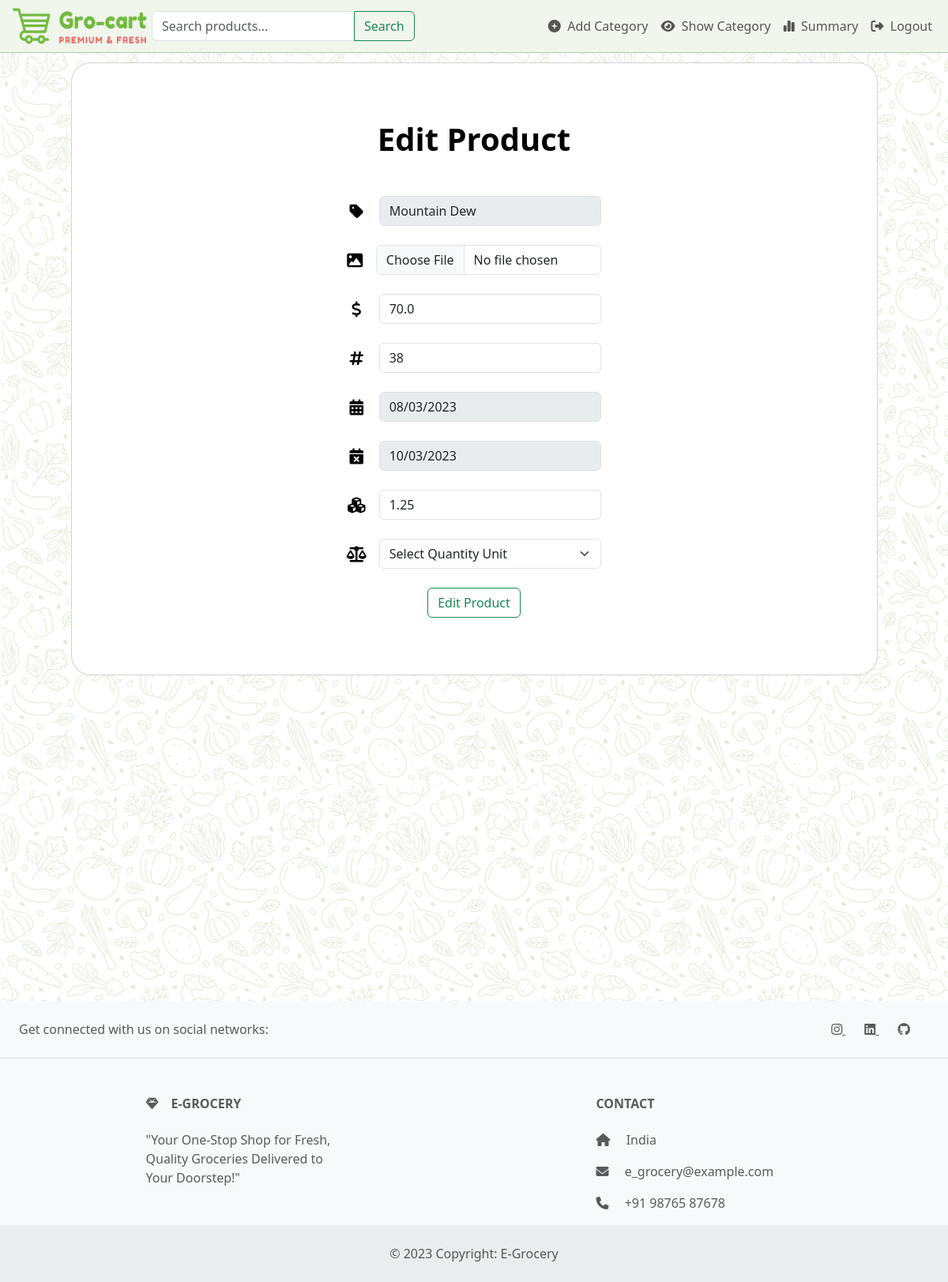
/edit-product/5 (signed in), run on the app's committed database.
### models.py (models this page shows)
class Product(db.Model):
    id = db.Column(db.Integer, primary_key=True)
    name = db.Column(db.String(50))
    price = db.Column(db.Float)
    photo = db.Column(db.String(255))
    manufacturing_date = db.Column(db.Date)
    expiry_date = db.Column(db.Date)
    quantity = db.Column(db.Integer)
    quantity_unit = db.Column(db.String(10))
    number  = db.Column(db.Integer)
    timestamp_added = db.Column(db.DateTime, default=datetime.utcnow)
    category_id = db.Column(db.Integer, db.ForeignKey('category.id'))
    no_of_buyed   = db.Column(db.Integer,default=0)

### app.py (the view, shortened to what this page needs)
@app.route('/edit-product/<int:product_id>', methods=['GET', 'POST'])
@login_required
def edit_product(product_id):
    if not current_user.is_admin:
        flash('You do not have permission to access this page.', 'warning')
        return redirect(url_for('dashboard'))
    product = Product.query.get(product_id)
    category_id = product.category_id
    return render_template('edit_product.html', product=product)

### app.py (called while the page is built)
@login_manager.user_loader
def load_user(id):
    return User.query.get(int(id))

### templates/edit_product.html (shortened to what this page needs)
{% extends "base.html" %}
{% block content %}
<section class="vh-100">
    <div class="container h-100">
        <div class="row d-flex justify-content-center align-items-center h-100">
            <div class="col-lg-12 col-xl-11">
                <div class="card text-black" style="border-radius: 25px;">
                    <div class="card-body p-md-5">
                        <div class="row justify-content-center">
                            <div class="col-md-10 col-lg-6 col-xl-5 order-2 order-lg-1">
                                <p class="text-center h1 fw-bold mb-5 mx-1 mx-md-4 mt-4">Edit Product</p>
                                <form class="mx-1 mx-md-4" method="POST" action="{{ url_for('edit_product',product_id=product.id) }}" enctype="multipart/form-data">
                                    <div class="d-flex flex-row align-items-center mb-4">
                                        <i class="fas fa-tag fa-lg me-3 fa-fw"></i>
                                        <div class="form-outline flex-fill mb-0">
                                            <input type="text" id="name" name="name" class="form-control" placeholder="Product Name" required value="{{product.name}}" disabled/>
                                        </div>
                                    </div>
                                    <div class="d-flex flex-row align-items-center mb-4">
                                        <i class="fas fa-image fa-lg me-3 fa-fw"></i>
                                        <div class="form-outline flex-fill mb-0">
                                            <input type="file" id="image" name="photo" class="form-control"  value="{{product.photo}}" />
                                        </div>
                                    </div>
                                    <div class="d-flex flex-row align-items-center mb-4">
                                        <i class="fas fa-dollar-sign fa-lg me-3 fa-fw"></i>
                                        <div class="form-outline flex-fill mb-0">
                                            <input type="number" step="0.01" id="price" name="price" class="form-control" placeholder="Price" required value="{{product.price}}"  />
                                        </div>
                                    </div>
                                    <div class="d-flex flex-row align-items-center mb-4">
                                        <i class="fas fa-hashtag fa-lg me-3 fa-fw"></i>
                                        <div class="form-outline flex-fill mb-0">
                                            <input type="number" id="number" name="number" class="form-control" placeholder="No of Product in Stock" required  value="{{product.number}}" />
                                        </div>
                                    </div>
                                    <div class="d-flex flex-row align-items-center mb-4">
                                        <i class="fas fa-calendar-alt fa-lg me-3 fa-fw"></i>
                                        <div class="form-outline flex-fill mb-0">
                                            <input type="date" id="manufacturing_date" name="manufacturing_date" class="form-control" placeholder="Manufacturing Date" required value="{{product.manufacturing_date}}" disabled />
                                        </div>
                                    </div>
                                    <div class="d-flex flex-row align-items-center mb-4">
                                        <i class="fas fa-calendar-times fa-lg me-3 fa-fw"></i>
                                        <div class="form-outline flex-fill mb-0">
                                            <input type="date" id="expiry_date" name="expiry_date" class="form-control" placeholder="Expiry Date" required  value="{{product.expiry_date}}" disabled/>
                                        </div>
                                    </div>
                                    <div class="d-flex flex-row align-items-center mb-4">
                                        <i class="fas fa-cubes fa-lg me-3 fa-fw"></i>
                                        <div class="form-outline flex-fill mb-0">
                                            <input type="number" step="0.01" id="quantity" name="quantity" class="form-control" placeholder="Quantity" required value="{{product.quantity}}"  />
                                        </div>
                                    </div>
                                    <div class="d-flex flex-row align-items-center mb-4">
                                        <i class="fas fa-balance-scale fa-lg me-3 fa-fw"></i>
                                        <div class="form-outline flex-fill mb-0">
                                            <select class="form-select" id="quantity_unit" name="quantity_unit" value="{{product.quantity_unit}}" >
                                                <option value="" disabled selected>Select Quantity Unit</option>
                                            </select>
                                        </div>
                                    </div>
                                    <div class="d-flex justify-content-center mx-4 mb-3 mb-lg-4">
                                        <button type="submit" class="btn btn-outline-success">Edit Product</button>
                                    </div>
                                </form>
                            </div>
                        </div>
                    </div>
                </div>
            </div>
        </div>
    </div>
</section>
{% endblock %}

### static/style.css (style rules this page uses)
.bg-image { background-image: url('/static/images/bg-image.png'); }

### data on the page
Product: name "Mountain Dew", price "70.0", number "38", manufacturing_date "08/03/2023", expiry_date "10/03/2023", quantity "1.25"

### other printed values
{{ name }} "Add Category Show Category Summary Logout"
